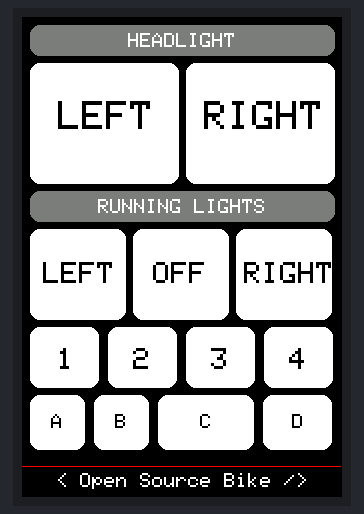
Recording of a sketch running on a simulated Arduino Uno, built with avr-gcc and run on an emulated ATmega328P. Shown: 320×480 colour display. What the sketch prints to the serial monitor is not drawn.

Above: at 0.5 s.

The sketch:

buttons_demo.ino
```cpp
/***********************************************************************************
*This program is a demo of how to use the touch function in a phone GUI
*This demo was made for LCD modules with 8bit or 16bit data port.
*This program requires the the LCDKIWI library.

* File                : light_control.ino
* Hardware Environment: Arduino UNO&Mega2560
* Build Environment   : Arduino

*Set the pins to the correct ones for your development shield or breakout board.
*This demo use the BREAKOUT BOARD only and use these 8bit data lines to the LCD,
*pin usage as follow:
*                  LCD_CS  LCD_CD  LCD_WR  LCD_RD  LCD_RST  SD_SS  SD_DI  SD_DO  SD_SCK
*     Arduino Uno    A3      A2      A1      A0      A4      10     11     12      13
*Arduino Mega2560    A3      A2      A1      A0      A4      10     11     12      13

*                  LCD_D0  LCD_D1  LCD_D2  LCD_D3  LCD_D4  LCD_D5  LCD_D6  LCD_D7
*     Arduino Uno    8       9       2       3       4       5       6       7
*Arduino Mega2560    8       9       2       3       4       5       6       7

*Remember to set the pins to suit your display module!
**********************************************************************************/

#include <TouchScreen.h> //touch library
#include <LCDWIKI_GUI.h> //Core graphics library
#include <LCDWIKI_KBV.h> //Hardware-specific library

//if the IC model is known or the modules is unreadable,you can use this constructed function
LCDWIKI_KBV my_lcd(ILI9486,A3,A2,A1,A0,A4); //model,cs,cd,wr,rd,reset
//if the IC model is not known and the modules is readable,you can use this constructed function
//LCDWIKI_KBV my_lcd(320,480,A3,A2,A1,A0,A4);//width,height,cs,cd,wr,rd,reset

                             /*  r     g    b */
#define BLACK        0x0000  /*   0,   0,   0 */
#define BLUE         0x001F  /*   0,   0, 255 */
#define RED          0xF800  /* 255,   0,   0 */
#define GREEN        0x07E0  /*   0, 255,   0 */
#define CYAN         0x07FF  /*   0, 255, 255 */
#define MAGENTA      0xF81F  /* 255,   0, 255 */
#define YELLOW       0xFFE0  /* 255, 255,   0 */
#define WHITE        0xFFFF  /* 255, 255, 255 */
#define NAVY         0x000F  /*   0,   0, 128 */
#define DARKGREEN    0x03E0  /*   0, 128,   0 */
#define DARKCYAN     0x03EF  /*   0, 128, 128 */
#define MAROON       0x7800  /* 128,   0,   0 */
#define PURPLE       0x780F  /* 128,   0, 128 */
#define OLIVE        0x7BE0  /* 128, 128,   0 */
#define LIGHTGREY    0xC618  /* 192, 192, 192 */
#define DARKGREY     0x7BEF  /* 128, 128, 128 */
#define ORANGE       0xFD20  /* 255, 165,   0 */
#define GREENYELLOW  0xAFE5  /* 173, 255,  47 */
#define PINK         0xF81F  /* 255,   0, 255 */

#define YP A3  // must be an analog pin, use "An" notation!
#define XM A2  // must be an analog pin, use "An" notation!
#define YM 9   // can be a digital pin
#define XP 8   // can be a digital pin

//touch sensitivity for X
#define TS_MINX 906
#define TS_MAXX 116

//touch sensitivity for Y
#define TS_MINY 92
#define TS_MAXY 952

//touch sensitivity for press
#define MINPRESSURE 10
#define MAXPRESSURE 1000

TouchScreen ts = TouchScreen(XP, YP, XM, YM, 300);

//Open Source Bike Constants
#define PADDING 8
#define RADIUS 10
#define BASEHEIGHT 60

//Open Source Bike Helpers
int MAXY = my_lcd.Get_Display_Width()-1;
int MAXX = my_lcd.Get_Display_Height()-1;
int FULLWIDTH =  my_lcd.Get_Display_Width()-(PADDING*2);
int HALFWIDTH =  (FULLWIDTH/2)-(PADDING/2);
int THIRDWIDTH =  (FULLWIDTH/3)-(PADDING-2);
int FOURTHWIDTH =  (FULLWIDTH/4)-(PADDING);
int FIFTHWIDTH =  (FULLWIDTH/5)-(PADDING-2);
int STARTX = 0;
int STARTY = 0;
int AGGY = 0;
int AGGX = 0;
int FOOTERHEIGHT = 30;
int FONTSIZE = 2;
int ROWHEIGHT = BASEHEIGHT;

// Display box button
void show_box_button(uint8_t *str,int16_t x,int16_t y,int16_t w,int16_t h,uint8_t csize,uint16_t fc,uint16_t bc,boolean mode,uint16_t dc,uint16_t lc, uint8_t charxpad, uint8_t charypad)
{
    my_lcd.Set_Text_Mode(mode);
    my_lcd.Set_Text_Size(csize);
    my_lcd.Set_Text_colour(fc);
    my_lcd.Set_Text_Back_colour(bc);
    my_lcd.Set_Draw_color(dc);
    my_lcd.Fill_Round_Rectangle(x,y,x+w,y+h,RADIUS);
    show_string(str,x+PADDING+charxpad,y+PADDING+charypad,csize,fc,bc,mode);
    AGGX = AGGX+w;
}

// Display string
void show_string(uint8_t *str,int16_t x,int16_t y,uint8_t csize,uint16_t fc, uint16_t bc,boolean mode)
{
    my_lcd.Set_Text_Mode(mode);
    my_lcd.Set_Text_Size(csize);
    my_lcd.Set_Text_colour(fc);
    my_lcd.Set_Text_Back_colour(bc);
    my_lcd.Print_String(str,x,y);
}

// Set X/Y values to start new row of a given height
void new_row(uint8_t height, uint8_t add_padding)
{
  STARTX = PADDING;
  STARTY = AGGY+PADDING+add_padding;
  ROWHEIGHT = height;
  AGGY = AGGY+PADDING+height+add_padding;
  AGGX = PADDING;
}

// Add padding space to the current AGGX
void row_space(uint8_t pixels)
{
  AGGX = AGGX+pixels;
}

//display the UI
void show_screen() {

  // Draw the footer first so we reserve the space
  show_footer();

  // A half-height button to turn on headlights
  new_row(BASEHEIGHT/2,0);
  show_box_button("HEADLIGHT",STARTX,STARTY,FULLWIDTH,ROWHEIGHT,FONTSIZE,WHITE,WHITE,0,DARKGREY,LIGHTGREY,90,0);

  // Double size buttons for left and right turn signal
  new_row(BASEHEIGHT*2,0);
  FONTSIZE=4;
  show_box_button("LEFT",STARTX,STARTY,HALFWIDTH,ROWHEIGHT,FONTSIZE,BLACK,BLACK,0,WHITE,LIGHTGREY,20,30);
  row_space(PADDING);
  show_box_button("RIGHT",AGGX,STARTY,HALFWIDTH,ROWHEIGHT,FONTSIZE,BLACK,BLACK,0,WHITE,LIGHTGREY,10,30);

  // Half-height running light button
  new_row(BASEHEIGHT/2,0);
  FONTSIZE=2;
  show_box_button("RUNNING LIGHTS",STARTX,STARTY,FULLWIDTH,ROWHEIGHT,FONTSIZE,WHITE,WHITE,0,DARKGREY,LIGHTGREY,60,0);

  // Slightly oversize buttons for left and right
  new_row(BASEHEIGHT*1.5,0);
  FONTSIZE=3;
  show_box_button("LEFT",STARTX,STARTY,THIRDWIDTH,ROWHEIGHT,FONTSIZE,BLACK,BLACK,0,WHITE,LIGHTGREY,5,25);
  row_space(PADDING);
  show_box_button("OFF",AGGX,STARTY,THIRDWIDTH,ROWHEIGHT,FONTSIZE,BLACK,BLACK,0,WHITE,LIGHTGREY,12,25);
  row_space(PADDING);
  show_box_button("RIGHT",AGGX,STARTY,THIRDWIDTH,ROWHEIGHT,FONTSIZE,BLACK,BLACK,0,WHITE,LIGHTGREY,0,25);

  // Normal button size for 4 button set
  new_row(BASEHEIGHT,0);
  FONTSIZE=3;
  show_box_button("1",STARTX,STARTY,FOURTHWIDTH,ROWHEIGHT,FONTSIZE,BLACK,BLACK,0,WHITE,LIGHTGREY,19,13);
  row_space(PADDING+2);
  show_box_button("2",AGGX,STARTY,FOURTHWIDTH,ROWHEIGHT,FONTSIZE,BLACK,BLACK,0,WHITE,LIGHTGREY,17,13);
  row_space(PADDING+2);
  show_box_button("3",AGGX,STARTY,FOURTHWIDTH,ROWHEIGHT,FONTSIZE,BLACK,BLACK,0,WHITE,LIGHTGREY,17,13);
  row_space(PADDING+2);
  show_box_button("4",AGGX,STARTY,FOURTHWIDTH,ROWHEIGHT,FONTSIZE,BLACK,BLACK,0,WHITE,LIGHTGREY,17,13);

  // Normal button size for 4 button set
  new_row(BASEHEIGHT*.9,0);
  FONTSIZE=2;
  show_box_button("A",STARTX,STARTY,FIFTHWIDTH,ROWHEIGHT,FONTSIZE,BLACK,BLACK,0,WHITE,LIGHTGREY,13,11);
  row_space(PADDING+2);
  show_box_button("B",AGGX,STARTY,FIFTHWIDTH,ROWHEIGHT,FONTSIZE,BLACK,BLACK,0,WHITE,LIGHTGREY,13,11);
  row_space(PADDING+2);
  show_box_button("C",AGGX,STARTY,THIRDWIDTH,ROWHEIGHT,FONTSIZE,BLACK,BLACK,0,WHITE,LIGHTGREY,34 ,11);
  row_space(PADDING+2);
  show_box_button("D",AGGX,STARTY,FOURTHWIDTH,ROWHEIGHT,FONTSIZE,BLACK,BLACK,0,WHITE,LIGHTGREY,21,11);
}

void show_footer() {
  FONTSIZE = 2;
  my_lcd.Draw_Fast_HLine(0,MAXX-FOOTERHEIGHT,MAXY);
  show_string("< Open Source Bike />",CENTER,MAXX-FOOTERHEIGHT+FONTSIZE+5,FONTSIZE,WHITE,WHITE,1);
  MAXX=MAXX-FOOTERHEIGHT;
}

void setup(void)
{
  Serial.begin(9600);
   my_lcd.Init_LCD();
   Serial.println(my_lcd.Read_ID(), HEX);
   my_lcd.Fill_Screen(BLACK);
   show_screen();
}

void loop(void)
{
  uint16_t i;
  digitalWrite(13, HIGH);
  TSPoint p = ts.getPoint();
  digitalWrite(13, LOW);

  pinMode(XM, OUTPUT);
  pinMode(YP, OUTPUT);
  if (p.z > MINPRESSURE && p.z < MAXPRESSURE)
  {
    //p.x = my_lcd.Get_Display_Width()-map(p.x, TS_MINX, TS_MAXX, my_lcd.Get_Display_Width(), 0);
    //p.y = my_lcd.Get_Display_Height()-map(p.y, TS_MINY, TS_MAXY, my_lcd.Get_Display_Height(), 0);
    p.x = map(p.x, TS_MINX, TS_MAXX, my_lcd.Get_Display_Width(),0);
    p.y = map(p.y, TS_MINY, TS_MAXY, my_lcd.Get_Display_Height(),0);

  }
}
```
